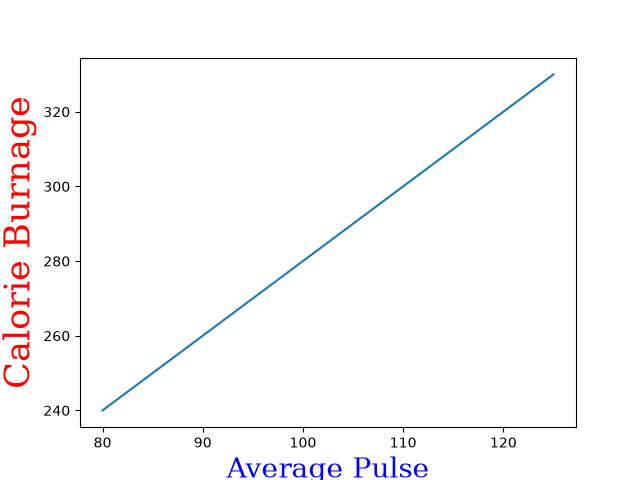

Write the Python code that produced this figure.
# fontdict parameter in xlabel(), ylabel(), title() allows you to set font properties

import matplotlib.pyplot as plt

x =  [80, 85, 90, 95, 100, 105, 110, 115, 120, 125]
y = [240, 250, 260, 270, 280, 290, 300, 310, 320, 330]

font1 = {'family':'serif', 'color': 'blue', 'size': 20}
font2 = {'family':'serif', 'color': 'red', 'size': 25}

plt.plot(x, y)
plt.xlabel('Average Pulse', fontdict=font1)
plt.ylabel("Calorie Burnage", fontdict=font2)

plt.savefig("02_set_font.png")
